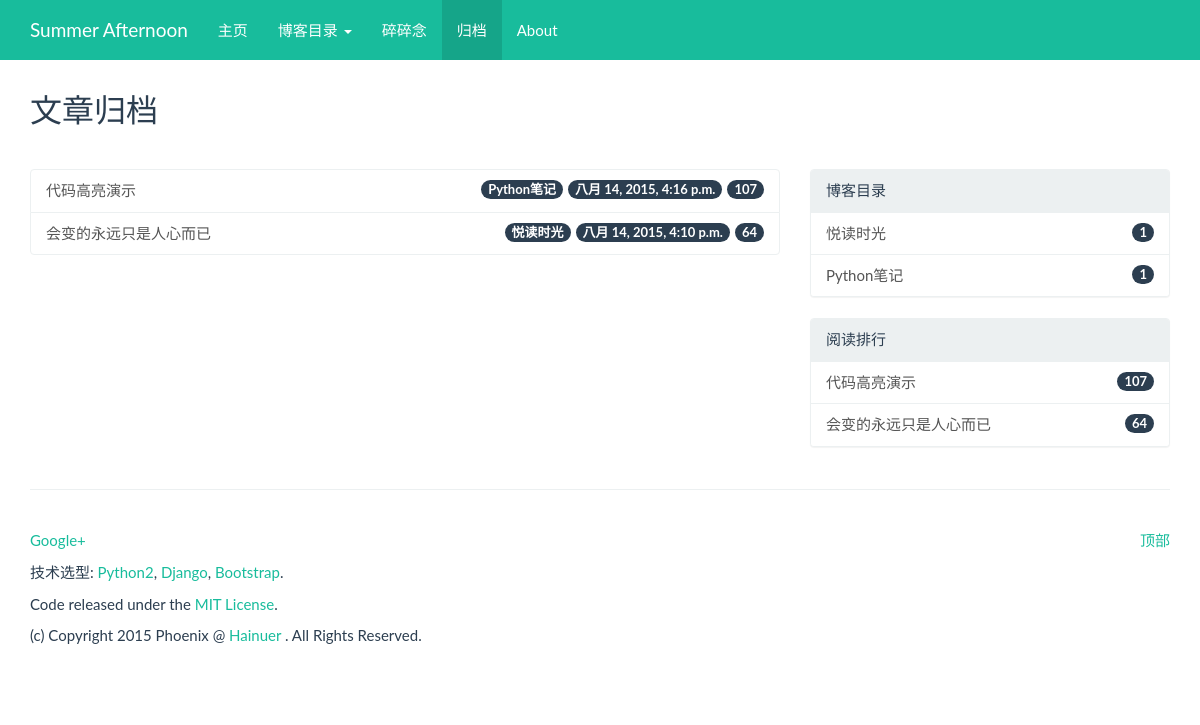
The app's page /duome/archive/ with its own data.
### duome/models.py (models this page shows, shortened)
class Article(models.Model):
    category = models.ForeignKey(Category)
    title    = models.CharField(max_length=256)
    tags     = models.CharField(max_length=128, blank=True, help_text='请使用空格将标签分隔开')
    content  = models.TextField(verbose_name = '')
    pub_date = models.DateTimeField(default=timezone.now)
    views    = models.IntegerField(default=0)
    breviary = models.TextField(max_length=128, blank=True, verbose_name='')
    uuid = models.CharField(max_length=36)
    def was_published_recently(self):
        return self.pub_date >= timezone.now() - datetime.timedelta(days=1)
    was_published_recently.admin_order_field = 'pub_date'
    was_published_recently.boolean = True
    was_published_recently.short_description = 'Published recently ?'

class Category(models.Model):
    name = models.CharField(max_length=128, unique=True)
    simple_name = models.CharField(max_length=128, blank=True, unique=True)
    views = models.IntegerField(default=0)

### duome/views.py (the view)
def archive(request):
    categories = Category.objects.all()
    for idx in range(0, len(categories)):
         categories[idx].nums = len(Article.objects.filter(category=categories[idx]))
    top_articles = Article.objects.all().order_by('-views')[:10]
    articles = Article.objects.all().order_by('-pub_date')
    ctx_dict = {
        'categories': categories,
        'title': '文章归档',
        'activate_menu': '8',
        'articles': articles,
        'top_articles': top_articles,
    }
    return render(request, 'duome/archive.html', ctx_dict)

### templates/duome/archive.html (shortened to what this page needs)
{% extends 'duome_base.html' %}
{% block main_body %}
<div class="row">
	<div class="col-lg-12">
		<div class="page-header">
			<h2>文章归档</h2>
		</div>
	</div>
</div>
{% if articles %}
<div class="row">
	<div class="col-lg-8">
		<div class="list-group">
			{% for article in articles %}
			<a href="{% url 'duome:post' article.uuid %}" class="list-group-item">
				<span class="badge">{{ article.views }}</span>
				<span class="badge">{{ article.pub_date }}</span>
				<span class="badge">{{ article.category.name }}</span>
				{{ article.title }}
			</a>
			{% endfor %}
		</div>
	</div>
		<div class="col-lg-4">
		<div class="panel panel-default">
  			<div class="panel-heading">博客目录</div>
			<div class="list-group">
				{% if categories %}
				{% for category in categories %}
				<a href="{% url 'duome:category' category.simple_name %}" class="list-group-item">
					<span class="badge">{{ category.nums }}</span>
					{{ category.name }}
				</a>
				{% endfor %}
				{% else %}
				<a href="#" class="list-group-item">
					<span class="badge">0</span>
					<h4 class="list-group-item-heading">对不起, 博客目录为空. 请前往管理中心添加吧!</h4>
					<p class="list-group-item-text">Soory, There isn't Blog can load.</p>
				</a>
				{% endif %}
			</div>
		</div>
		<div class="panel panel-default">
  			<div class="panel-heading">阅读排行</div>
			<div class="list-group">
				{% if top_articles %}
				{% for article in top_articles %}
				<a href="{% url 'duome:post' article.uuid %}" class="list-group-item">
					<span class="badge">{{ article.views }}</span>
					{{ article.title }}
				</a>
				{% endfor %}
				{% else %}
				<a href="#" class="list-group-item">
					<span class="badge">0</span>
					<h4 class="list-group-item-heading">对不起, 当前站点还没有发布过博客. 请前往管理中心添加吧!</h4>
					<p class="list-group-item-text">Soory, There isn't Blog can load.</p>
				</a>
				{% endif %}
			</div>
		</div>
	</div>
</div>
{% endif %}
{% endblock %}

### records on screen
Article: views "107", pub_date "八月 14, 2015, 4:16 p.m.", category.name "Python笔记", title "代码高亮演示"
Article: views "64", pub_date "八月 14, 2015, 4:10 p.m.", category.name "悦读时光", title "会变的永远只是人心而已"
Category: nums "1", name "悦读时光"
Category: nums "1", name "Python笔记"
